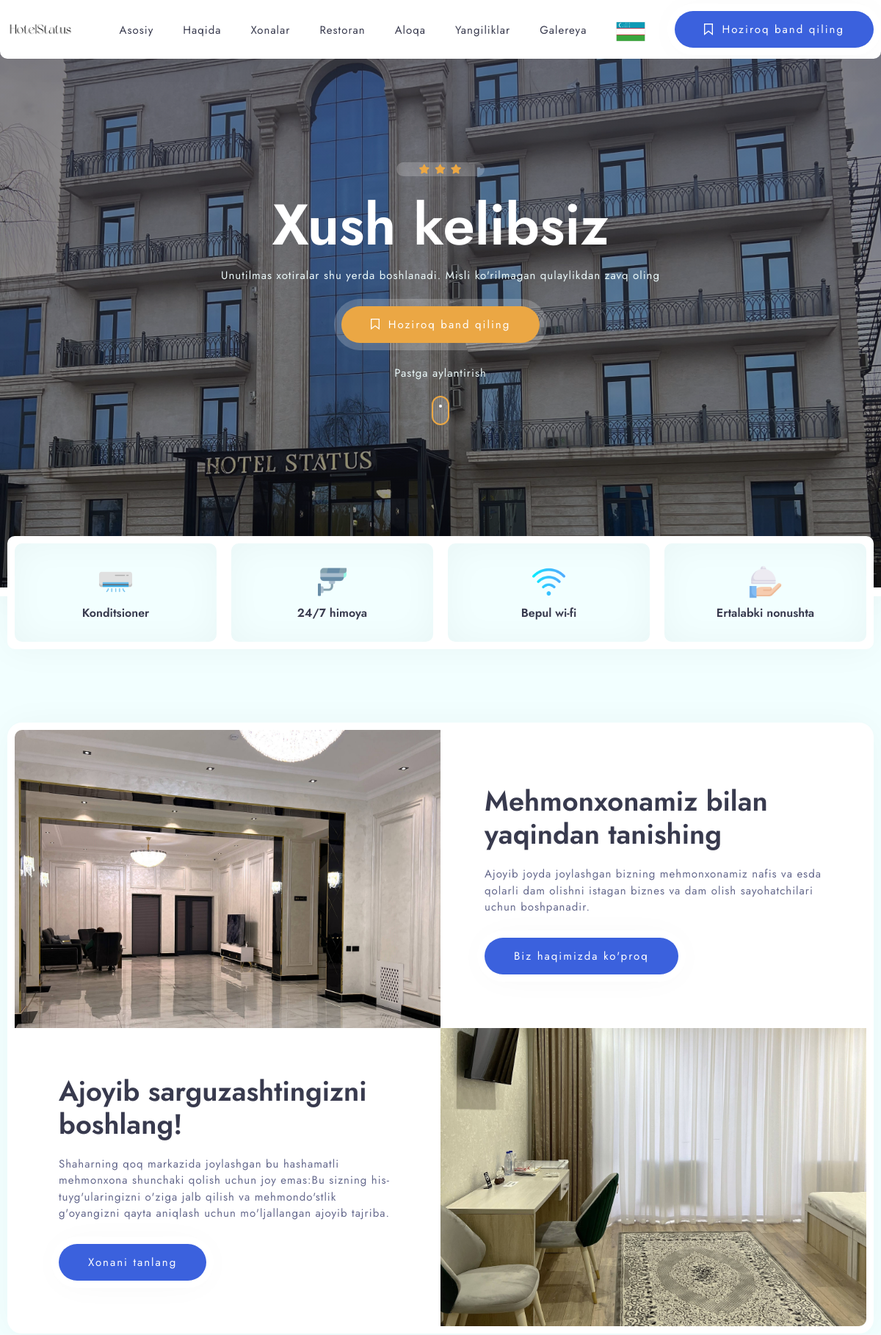
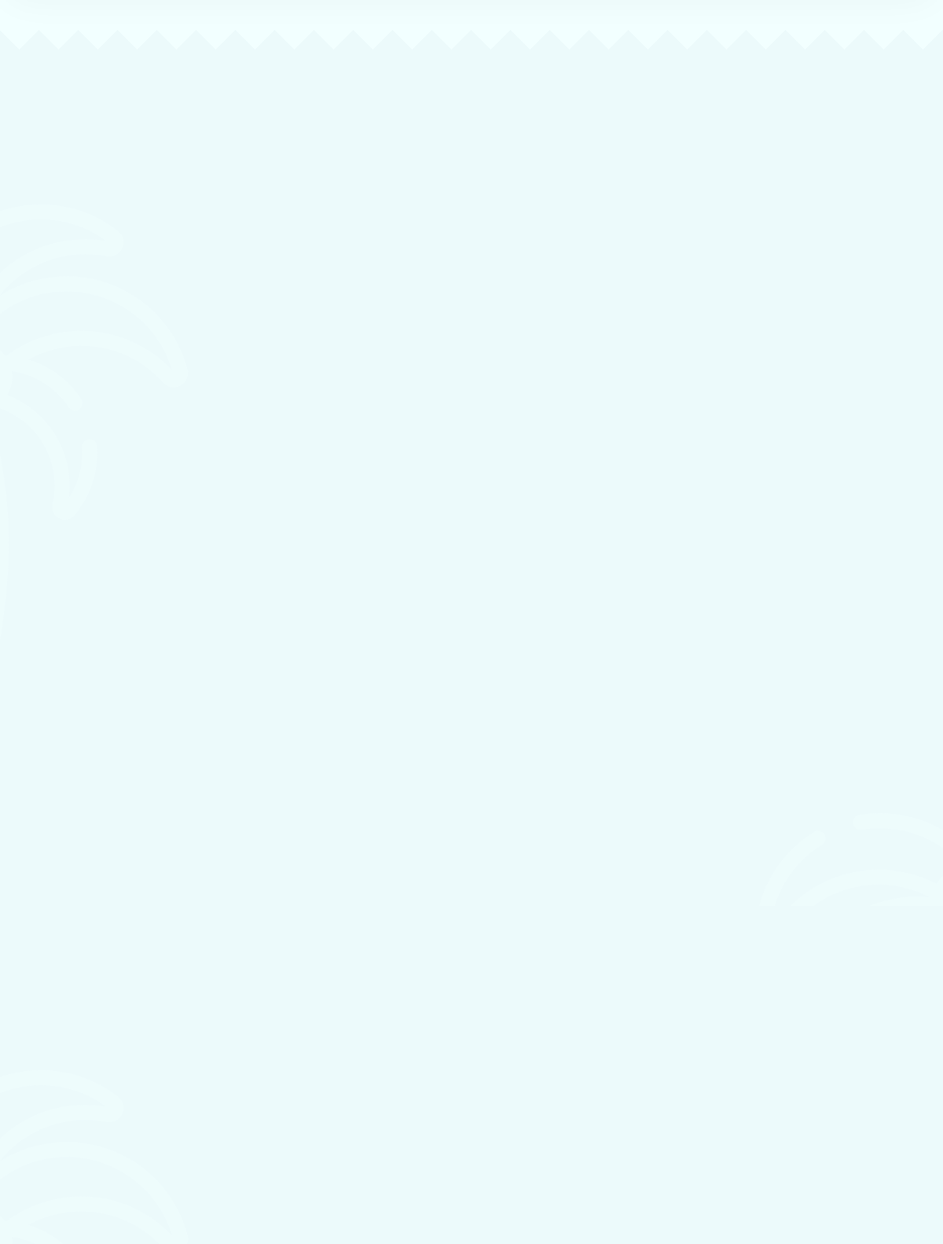
The page / (upper part) on the database its author committed (2 pictures, top to bottom).
### app/models/other.py (models this page shows, shortened)
class Banner(models.Model):
    title = models.CharField(max_length=255)
    image = models.FileField(upload_to='banners/')
    text = models.TextField(null=True, blank=True)

### app/models/room.py (models this page shows, shortened)
class Amenity(models.Model):
    title = models.CharField(max_length=255)
    main = models.BooleanField(default=False)
    general = models.BooleanField(default=False)
    image = models.ImageField(upload_to='amenities/', null=True, blank=True)

### app/views/main.py (the view)
# urls.py: path('', index_view, name='index'),
def index_view(request):
    if request.method == "POST":
        form = BookingModelForm(data=request.POST)
        if form.is_valid():
            form.save()
            return redirect('index')
    form = BookingModelForm()
    rooms = Room.objects.all()
    arounds = Around.objects.all()[:3]
    reviews = Review.objects.filter(is_active=True, main=True).order_by('created_at').all()
    blogs = Blog.objects.all()
    banner = Banner.objects.first()
    amenities = Amenity.objects.filter(main=True).all()[:4]
    views = Views.objects.all()
    visitors = Visitor.objects.all()
    return render(request=request, template_name='app/index.html',
                  context={'rooms': rooms,
                           'arounds': arounds,
                           'reviews': reviews,
                           'blogs': blogs,
                           'banner': banner,
                           'amenities': amenities,
                           'views': views,
                           'form': form,
                           'visitors': visitors})

### app/context_processors.py (called while the page is built)
def gallery_footer(request):
    galleries = Gallery.objects.all()[:6]
    if galleries is None:
        galleries = None
    return {"galleries": galleries}

def main_social(request):
    main_socials = MainSocial.objects.all()
    if main_socials is None:
        main_socials = None
    return {"main_socials": main_socials}

### templates/app/index.html (shortened to what this page needs)
{% load static %}
{% load i18n %}
<!DOCTYPE html>
<html lang="en">
<head>
    <link rel="stylesheet" href={% static "css/plugins/bootstrap.min.css" %}>
    <link rel="stylesheet" href={% static "css/plugins/swiper.min.css" %}>
    <link rel="stylesheet" href={% static "css/plugins/fancybox.min.css" %}>
    <link rel="stylesheet" href={% static "css/plugins/font-awesome.min.css" %}>
    <link rel="stylesheet" href={% static "css/plugins/nice-select.css" %}>
    <link rel="stylesheet" href={% static "css/plugins/datepicker.css" %}>
    <link rel="stylesheet" href={% static "css/style.css" %}>
</head>
<body>
<div class="knsl-app">
    <div class="knsl-top-bar">
        <div class="container">
            <div class="knsl-left-side">
                <a href="/" class="knsl-logo-frame">
                    <img src="{% static "img/logo.png" %}" alt="Hotel Status">
                </a>
            </div>
            <div class="knsl-right-side">
                <div class="knsl-menu">
                    <nav>
                        <ul>
                            <li class="menu-item-has-children">
                                <a href="/">{% trans 'Asosiy' %}</a>
                            </li>
                            <li>
                                <a href="{% url 'about' %}">{% trans 'Haqida' %}</a>
                            </li>
                            <li class="menu-item-has-children">
                                <a href="{% url 'rooms' %}">{% trans 'Xonalar' %}</a>
                            </li>
                            <li class="menu-item-has-children">
                                <a href="{% url 'restaurant' %}">{% trans 'Restoran' %}</a>
                            </li>
                            <li>
                                <a href="{% url 'contact' %}">{% trans 'Aloqa' %}</a>
                            </li>
                            <li class="menu-item-has-children">
                                <a href="{% url "blogs" %}">{% trans 'Yangiliklar' %}</a>
                            </li>
                            <li class="menu-item-has-children">
                                <a href="{% url 'gallery' %}">{% trans 'Galereya' %}</a>
                            </li>
                            <li class="menu-item-has-children">
                                {% with current_language=request.LANGUAGE_CODE %}
                                    {% if current_language == "uz" %}
                                        <a href="#">
                                            <img style="width: 40px" src="{% static 'img/uz.png' %}" alt="">
                                        </a>
                                    {% elif current_language == "en" %}
                                        <a href="#">
                                            <img style="width: 40px" src="{% static 'img/united-kingdom11.png' %}"
                                                 alt="">
                                        </a>
                                    {% elif current_language == "ru" %}
                                        <a href="#">
                                            <img style="width: 40px" src="{% static 'img/russia.png' %}" alt="">
                                        </a>
                                    {% endif %}
                                {% endwith %}
                            </li>
                        </ul>
                    </nav>
                </div>
                <a id="book-popup" class="knsl-btn"><img src="{% static "img/icons/bookmark.svg" %}"
                                                         alt="icon">{% trans "Hoziroq band qiling" %}</a>
            </div>
        </div>
    </div>
    <section class="knsl-banner">
        <div class="knsl-cover-frame">
            <img src={{ banner.image.url }} alt="banner" class="knsl-parallax">
        </div>
        <div class="knsl-overlay"></div>
        <div class="knsl-banner-content">
            <div class="container">
                <div class="knsl-main-title">
                    <div class="knsl-white">
                        <ul class="knsl-stars">
                            <li><i class="fas fa-star"></i></li>
                            <li><i class="fas fa-star"></i></li>
                            <li><i class="fas fa-star"></i></li>
                        </ul>
                        <h1 class="knsl-center knsl-mb-10">{{ banner.title }}</h1>
                        <div class="knsl-mb-30 knsl-center">{{ banner.text }}</div>
                    </div>
                </div>
                <div class="knsl-banner-buttons knsl-mb-30 knsl-center">
                    <a
                            id="book-popup-2" class="knsl-btn knsl-transparent-border knsl-btn-accent-2"><img
                            src={% static "img/icons/bookmark.svg" %} alt="icon">{% trans "Hoziroq band qiling" %}</a>
                </div>
                <div class="knsl-scroll-hint-frame">
                    <div class="knsl-white knsl-mb-20">{% trans "Pastga aylantirish" %}</div>
                    <a href="#knsl-triger-1" class="knsl-scroll-hint knsk-s-s"></a>
                </div>
            </div>
        </div>
    </section>
    <section id="knsl-triger-1">
        <div class="container">
            <div class="knsl-features-card" style="margin-top: -80px;">
                <div class="row">
                    {% for amenity in amenities %}
                        {% if amenity.main == True %}
                            <div class="col-6 col-lg-3">
                                <div class="knsl-icon-box">
                                    <img src={{ amenity.image.url }} alt="icon" class="knsl-mb-10">
                                    <h5>{{ amenity.title }}</h5>
                                </div>
                            </div>
                        {% endif %}
                    {% endfor %}
                </div>
            </div>
        </div>
    </section>
    <section class="knsl-p-100-100">
        <div class="container">
            <div class="knsl-about-card">
                <div class="row no-gutters">
                    <div class="col-lg-6">
                        <div class="knsl-about-photo">
                            <img src="{% static "img/status_hall.jpg" %}" alt="cover">
                        </div>
                    </div>
                    <div class="col-lg-6 align-self-center">
                        <div class="knsl-about-text">
                            <div class="knsl-title-frame">
                                <h2 class="knsl-mb-20">{% trans "Mehmonxonamiz bilan yaqindan tanishing" %}</h2>
                                <p class="knsl-mb-30">{% trans "Ajoyib joyda joylashgan bizning mehmonxonamiz nafis va esda qolarli dam olishni istagan biznes va dam olish sayohatchilari uchun boshpanadir." %}</p>
                                <a href="{% url "about" %}"
                                   class="knsl-btn knsl-btn-md">{% trans "Biz haqimizda ko'proq" %}</a>
                            </div>
                        </div>
                    </div>
                    <div class="col-lg-6 order-lg-2">
                        <div class="knsl-about-photo">
                            <img src={% static "img/room.jpg" %} alt="cover">
                        </div>
                    </div>
                    <div class="col-lg-6 align-self-center">
                        <div class="knsl-about-text">
                            <div class="knsl-title-frame">
                                <h2 class="knsl-mb-20">{% trans "Ajoyib sarguzashtingizni boshlang!" %}</h2>
                                <p class="knsl-mb-30">{% trans "Shaharning qoq markazida joylashgan bu hashamatli mehmonxona shunchaki qolish uchun joy emas:Bu sizning his-tuyg'ularingizni o'ziga jalb qilish va mehmondo'stlik g'oyangizni qayta aniqlash uchun mo'ljallangan ajoyib tajriba." %}</p>
                                <a href="{% url "rooms" %}"
                                   class="knsl-btn knsl-btn-md">{% trans "Xonani tanlang" %}</a>
                            </div>
                        </div>
                    </div>
                </div>
            </div>
        </div>
    </section>
    <section class="knsl-transition-top knsl-p-0-100">
        <div class="container">
            <div class="row align-items-center">
                <div class="col-lg-12">
                </div>
                <div class="col-lg-12">
                </div>
            </div>
        </div>
    </section>
    <section class="knsl-p-0-100" style="background-color: #ECFAFB">
        <div class="container">
        </div>
    </section>
    <section class="knsl-transition-bottom" style="background-color: #ECFAFB">
        <div class="container">
            <div class="row align-items-center">
                <div class="col-lg-12">
                </div>
                <div class="col-lg-12">
                    <div class="swiper-container knsl-uni-slider">
                        <div class="swiper-wrapper">
                            {% for room in rooms %}
                                <div class="swiper-slide">
                                </div>
                            {% endfor %}
                        </div>
                    </div>
                </div>
            </div>
        </div>
    </section>
</div>
</body>
</html>

### rows shown on the page
Banner: image (picture), title "Xush kelibsiz", text "Unutilmas xotiralar shu yerda boshlanadi. Misli ko'rilmagan qulaylikdan zavq oling"
Amenity: image (picture), title "Konditsioner"
Amenity: image (picture), title "24/7 himoya"
Amenity: image (picture), title "Bepul wi-fi"
Amenity: image (picture), title "Ertalabki nonushta"
